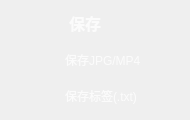
                 <widget class="QFrame" name="Save_QF">
                  <property name="minimumSize">
                   <size>
                    <width>190</width>
                    <height>120</height>
                   </size>
                  </property>
                  <property name="maximumSize">
                   <size>
                    <width>190</width>
                    <height>120</height>
                   </size>
                  </property>
                  <property name="styleSheet">
                   <string notr="true">QFrame#Save_QF{
border:2px solid rgba(255, 255, 255, 70);
border-radius:15px;
}</string>
                  </property>
                  <layout class="QVBoxLayout" name="verticalLayout_20">
                   <property name="leftMargin">
                    <number>9</number>
                   </property>
                   <property name="topMargin">
                    <number>9</number>
                   </property>
                   <property name="rightMargin">
                    <number>9</number>
                   </property>
                   <property name="bottomMargin">
                    <number>9</number>
                   </property>
                   <item>
                    <widget class="QPushButton" name="ToggleBotton_5">
                     <property name="sizePolicy">
                      <sizepolicy hsizetype="Expanding" vsizetype="Fixed">
                       <horstretch>0</horstretch>
                       <verstretch>0</verstretch>
                      </sizepolicy>
                     </property>
                     <property name="minimumSize">
                      <size>
                       <width>0</width>
                       <height>30</height>
                      </size>
                     </property>
                     <property name="maximumSize">
                      <size>
                       <width>16777215</width>
                       <height>30</height>
                      </size>
                     </property>
                     <property name="font">
                      <font>
                       <family>Microsoft YaHei UI</family>
                       <pointsize>12</pointsize>
                       <weight>87</weight>
                       <italic>false</italic>
                       <bold>true</bold>
                      </font>
                     </property>
                     <property name="cursor">
                      <cursorShape>ArrowCursor</cursorShape>
                     </property>
                     <property name="mouseTracking">
                      <bool>true</bool>
                     </property>
                     <property name="focusPolicy">
                      <enum>Qt::StrongFocus</enum>
                     </property>
                     <property name="contextMenuPolicy">
                      <enum>Qt::DefaultContextMenu</enum>
                     </property>
                     <property name="layoutDirection">
                      <enum>Qt::LeftToRight</enum>
                     </property>
                     <property name="autoFillBackground">
                      <bool>false</bool>
                     </property>
                     <property name="styleSheet">
                      <string notr="true">QPushButton{
background-image: url(:/all/img/save.png);
background-repeat: no-repeat;
background-position: left center;
border: none;
border-left: 20px solid transparent;

text-align: left;
padding-left: 40px;
padding-bottom: 2px;
color: rgba(255, 255, 255, 199);
font: 700 12pt &quot;Microsoft YaHei UI&quot;;
}</string>
                     </property>
                     <property name="text">
                      <string>保存</string>
                     </property>
                     <property name="icon">
                      <iconset theme="zoom-out">
                       <normaloff>.</normaloff>.</iconset>
                     </property>
                     <property name="autoDefault">
                      <bool>false</bool>
                     </property>
                     <property name="default">
                      <bool>false</bool>
                     </property>
                     <property name="flat">
                      <bool>false</bool>
                     </property>
                    </widget>
                   </item>
                   <item>
                    <widget class="QCheckBox" name="save_res_button">
                     <property name="cursor">
                      <cursorShape>PointingHandCursor</cursorShape>
                     </property>
                     <property name="styleSheet">
                      <string notr="true">QCheckBox {
color: rgba(255, 255, 255, 199);
font: 600 10pt &quot;Microsoft YaHei UI&quot;;
        }

        QCheckBox::indicator {
            padding-top: 1px;
padding-left: 10px;
            width: 40px;
            height: 30px;
            border: none;
        }

        QCheckBox::indicator:unchecked {
            image: url(:/all/img/check_no.png);
        }

        QCheckBox::indicator:checked {
            image: url(:/all/img/check_yes.png);
        }</string>
                     </property>
                     <property name="text">
                      <string>保存JPG/MP4</string>
                     </property>
                    </widget>
                   </item>
                   <item>
                    <widget class="QCheckBox" name="save_txt_button">
                     <property name="cursor">
                      <cursorShape>PointingHandCursor</cursorShape>
                     </property>
                     <property name="styleSheet">
                      <string notr="true">QCheckBox {
color: rgba(255, 255, 255, 199);
font: 600 10pt &quot;Microsoft YaHei UI&quot;;
        }

        QCheckBox::indicator {
            padding-top: 1px;
padding-left: 10px;
            width: 40px;
            height: 30px;
            border: none;
        }

        QCheckBox::indicator:unchecked {
            image: url(:/all/img/check_no.png);
        }

        QCheckBox::indicator:checked {
            image: url(:/all/img/check_yes.png);
        }</string>
                     </property>
                     <property name="text">
                      <string>保存标签(.txt)</string>
                     </property>
                    </widget>
                   </item>
                  </layout>
                 </widget>
